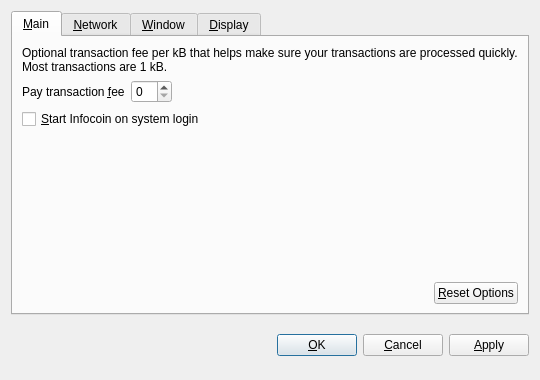
<?xml version="1.0" encoding="UTF-8"?>
<ui version="4.0">
 <class>OptionsDialog</class>
 <widget class="QDialog" name="OptionsDialog">
  <property name="geometry">
   <rect>
    <x>0</x>
    <y>0</y>
    <width>540</width>
    <height>380</height>
   </rect>
  </property>
  <property name="windowTitle">
   <string>Options</string>
  </property>
  <property name="modal">
   <bool>true</bool>
  </property>
  <layout class="QVBoxLayout" name="verticalLayout">
   <item>
    <widget class="QTabWidget" name="tabWidget">
     <property name="tabPosition">
      <enum>QTabWidget::North</enum>
     </property>
     <property name="currentIndex">
      <number>0</number>
     </property>
     <widget class="QWidget" name="tabMain">
      <attribute name="title">
       <string>&amp;Main</string>
      </attribute>
      <layout class="QVBoxLayout" name="verticalLayout_Main">
       <item>
        <widget class="QLabel" name="transactionFeeInfoLabel">
         <property name="text">
          <string>Optional transaction fee per kB that helps make sure your transactions are processed quickly. Most transactions are 1 kB.</string>
         </property>
         <property name="textFormat">
          <enum>Qt::PlainText</enum>
         </property>
         <property name="wordWrap">
          <bool>true</bool>
         </property>
        </widget>
       </item>
       <item>
        <layout class="QHBoxLayout" name="horizontalLayout_1_Main">
         <item>
          <widget class="QLabel" name="transactionFeeLabel">
           <property name="text">
            <string>Pay transaction &amp;fee</string>
           </property>
           <property name="textFormat">
            <enum>Qt::PlainText</enum>
           </property>
           <property name="buddy">
            <cstring>transactionFee</cstring>
           </property>
          </widget>
         </item>
         <item>
          <widget class="BitcoinAmountField" name="transactionFee"/>
         </item>
         <item>
          <spacer name="horizontalSpacer_1_Main">
           <property name="orientation">
            <enum>Qt::Horizontal</enum>
           </property>
           <property name="sizeHint" stdset="0">
            <size>
             <width>40</width>
             <height>20</height>
            </size>
           </property>
          </spacer>
         </item>
        </layout>
       </item>
       <item>
        <widget class="QCheckBox" name="bitcoinAtStartup">
         <property name="toolTip">
          <string>Automatically start Infocoin after logging in to the system.</string>
         </property>
         <property name="text">
          <string>&amp;Start Infocoin on system login</string>
         </property>
        </widget>
       </item>
       <item>
        <spacer name="verticalSpacer_Main">
         <property name="orientation">
          <enum>Qt::Vertical</enum>
         </property>
         <property name="sizeHint" stdset="0">
          <size>
           <width>20</width>
           <height>40</height>
          </size>
         </property>
        </spacer>
       </item>
       <item>
        <layout class="QHBoxLayout" name="horizontalLayout_2_Main">
         <item>
          <spacer name="horizontalSpacer_2_Main">
           <property name="orientation">
            <enum>Qt::Horizontal</enum>
           </property>
           <property name="sizeHint" stdset="0">
            <size>
             <width>40</width>
             <height>20</height>
            </size>
           </property>
          </spacer>
         </item>
         <item>
          <widget class="QPushButton" name="resetButton">
           <property name="toolTip">
            <string>Reset all client options to default.</string>
           </property>
           <property name="text">
            <string>&amp;Reset Options</string>
           </property>
           <property name="autoDefault">
            <bool>false</bool>
           </property>
          </widget>
         </item>
        </layout>
       </item>
      </layout>
     </widget>
     <widget class="QWidget" name="tabNetwork">
      <attribute name="title">
       <string>&amp;Network</string>
      </attribute>
      <layout class="QVBoxLayout" name="verticalLayout_Network">
       <item>
        <widget class="QCheckBox" name="mapPortUpnp">
         <property name="toolTip">
          <string>Automatically open the Infocoin client port on the router. This only works when your router supports UPnP and it is enabled.</string>
         </property>
         <property name="text">
          <string>Map port using &amp;UPnP</string>
         </property>
        </widget>
       </item>
       <item>
        <widget class="QCheckBox" name="connectSocks">
         <property name="toolTip">
          <string>Connect to the Infocoin network through a SOCKS proxy (e.g. when connecting through Tor).</string>
         </property>
         <property name="text">
          <string>&amp;Connect through SOCKS proxy:</string>
         </property>
        </widget>
       </item>
       <item>
        <layout class="QHBoxLayout" name="horizontalLayout_Network">
         <item>
          <widget class="QLabel" name="proxyIpLabel">
           <property name="text">
            <string>Proxy &amp;IP:</string>
           </property>
           <property name="textFormat">
            <enum>Qt::PlainText</enum>
           </property>
           <property name="buddy">
            <cstring>proxyIp</cstring>
           </property>
          </widget>
         </item>
         <item>
          <widget class="QValidatedLineEdit" name="proxyIp">
           <property name="maximumSize">
            <size>
             <width>140</width>
             <height>16777215</height>
            </size>
           </property>
           <property name="toolTip">
            <string>IP address of the proxy (e.g. 127.0.0.1)</string>
           </property>
          </widget>
         </item>
         <item>
          <widget class="QLabel" name="proxyPortLabel">
           <property name="text">
            <string>&amp;Port:</string>
           </property>
           <property name="textFormat">
            <enum>Qt::PlainText</enum>
           </property>
           <property name="buddy">
            <cstring>proxyPort</cstring>
           </property>
          </widget>
         </item>
         <item>
          <widget class="QLineEdit" name="proxyPort">
           <property name="maximumSize">
            <size>
             <width>55</width>
             <height>16777215</height>
            </size>
           </property>
           <property name="toolTip">
            <string>Port of the proxy (e.g. 9050)</string>
           </property>
          </widget>
         </item>
         <item>
          <widget class="QLabel" name="socksVersionLabel">
           <property name="text">
            <string>SOCKS &amp;Version:</string>
           </property>
           <property name="textFormat">
            <enum>Qt::PlainText</enum>
           </property>
           <property name="buddy">
            <cstring>socksVersion</cstring>
           </property>
          </widget>
         </item>
         <item>
          <widget class="QValueComboBox" name="socksVersion">
           <property name="toolTip">
            <string>SOCKS version of the proxy (e.g. 5)</string>
           </property>
          </widget>
         </item>
         <item>
          <spacer name="horizontalSpacer_Network">
           <property name="orientation">
            <enum>Qt::Horizontal</enum>
           </property>
           <property name="sizeHint" stdset="0">
            <size>
             <width>40</width>
             <height>20</height>
            </size>
           </property>
          </spacer>
         </item>
        </layout>
       </item>
       <item>
        <spacer name="verticalSpacer_Network">
         <property name="orientation">
          <enum>Qt::Vertical</enum>
         </property>
         <property name="sizeHint" stdset="0">
          <size>
           <width>20</width>
           <height>40</height>
          </size>
         </property>
        </spacer>
       </item>
      </layout>
     </widget>
     <widget class="QWidget" name="tabWindow">
      <attribute name="title">
       <string>&amp;Window</string>
      </attribute>
      <layout class="QVBoxLayout" name="verticalLayout_Window">
       <item>
        <widget class="QCheckBox" name="minimizeToTray">
         <property name="toolTip">
          <string>Show only a tray icon after minimizing the window.</string>
         </property>
         <property name="text">
          <string>&amp;Minimize to the tray instead of the taskbar</string>
         </property>
        </widget>
       </item>
       <item>
        <widget class="QCheckBox" name="minimizeOnClose">
         <property name="toolTip">
          <string>Minimize instead of exit the application when the window is closed. When this option is enabled, the application will be closed only after selecting Quit in the menu.</string>
         </property>
         <property name="text">
          <string>M&amp;inimize on close</string>
         </property>
        </widget>
       </item>
       <item>
        <spacer name="verticalSpacer_Window">
         <property name="orientation">
          <enum>Qt::Vertical</enum>
         </property>
         <property name="sizeHint" stdset="0">
          <size>
           <width>20</width>
           <height>40</height>
          </size>
         </property>
        </spacer>
       </item>
      </layout>
     </widget>
     <widget class="QWidget" name="tabDisplay">
      <attribute name="title">
       <string>&amp;Display</string>
      </attribute>
      <layout class="QVBoxLayout" name="verticalLayout_Display">
       <item>
        <layout class="QHBoxLayout" name="horizontalLayout_1_Display">
         <item>
          <widget class="QLabel" name="langLabel">
           <property name="text">
            <string>User Interface &amp;language:</string>
           </property>
           <property name="textFormat">
            <enum>Qt::PlainText</enum>
           </property>
           <property name="buddy">
            <cstring>lang</cstring>
           </property>
          </widget>
         </item>
         <item>
          <widget class="QValueComboBox" name="lang">
           <property name="toolTip">
            <string>The user interface language can be set here. This setting will take effect after restarting Infocoin.</string>
           </property>
          </widget>
         </item>
        </layout>
       </item>
       <item>
        <layout class="QHBoxLayout" name="horizontalLayout_2_Display">
         <item>
          <widget class="QLabel" name="unitLabel">
           <property name="text">
            <string>&amp;Unit to show amounts in:</string>
           </property>
           <property name="textFormat">
            <enum>Qt::PlainText</enum>
           </property>
           <property name="buddy">
            <cstring>unit</cstring>
           </property>
          </widget>
         </item>
         <item>
          <widget class="QValueComboBox" name="unit">
           <property name="toolTip">
            <string>Choose the default subdivision unit to show in the interface and when sending coins.</string>
           </property>
          </widget>
         </item>
        </layout>
       </item>
       <item>
        <widget class="QCheckBox" name="displayAddresses">
         <property name="toolTip">
          <string>Whether to show Infocoin addresses in the transaction list or not.</string>
         </property>
         <property name="text">
          <string>&amp;Display addresses in transaction list</string>
         </property>
        </widget>
       </item>
       <item>
        <widget class="QCheckBox" name="coinControlFeatures">
         <property name="toolTip">
          <string>Whether to show coin control features or not.</string>
         </property>
         <property name="text">
          <string>Display coin &amp;control features (experts only!)</string>
         </property>
        </widget>
       </item>
       <item>
        <spacer name="verticalSpacer_Display">
         <property name="orientation">
          <enum>Qt::Vertical</enum>
         </property>
         <property name="sizeHint" stdset="0">
          <size>
           <width>20</width>
           <height>40</height>
          </size>
         </property>
        </spacer>
       </item>
      </layout>
     </widget>
    </widget>
   </item>
   <item>
    <layout class="QHBoxLayout" name="horizontalLayout_Buttons">
     <item>
      <spacer name="horizontalSpacer_1">
       <property name="orientation">
        <enum>Qt::Horizontal</enum>
       </property>
       <property name="sizeHint" stdset="0">
        <size>
         <width>40</width>
         <height>48</height>
        </size>
       </property>
      </spacer>
     </item>
     <item>
      <widget class="QLabel" name="statusLabel">
       <property name="font">
        <font>
         <weight>75</weight>
         <bold>true</bold>
        </font>
       </property>
       <property name="text">
        <string/>
       </property>
       <property name="textFormat">
        <enum>Qt::PlainText</enum>
       </property>
       <property name="wordWrap">
        <bool>true</bool>
       </property>
      </widget>
     </item>
     <item>
      <spacer name="horizontalSpacer_2">
       <property name="orientation">
        <enum>Qt::Horizontal</enum>
       </property>
       <property name="sizeHint" stdset="0">
        <size>
         <width>40</width>
         <height>48</height>
        </size>
       </property>
      </spacer>
     </item>
     <item>
      <widget class="QPushButton" name="okButton">
       <property name="text">
        <string>&amp;OK</string>
       </property>
      </widget>
     </item>
     <item>
      <widget class="QPushButton" name="cancelButton">
       <property name="text">
        <string>&amp;Cancel</string>
       </property>
       <property name="autoDefault">
        <bool>false</bool>
       </property>
      </widget>
     </item>
     <item>
      <widget class="QPushButton" name="applyButton">
       <property name="text">
        <string>&amp;Apply</string>
       </property>
       <property name="autoDefault">
        <bool>false</bool>
       </property>
      </widget>
     </item>
    </layout>
   </item>
  </layout>
 </widget>
 <customwidgets>
  <customwidget>
   <class>BitcoinAmountField</class>
   <extends>QSpinBox</extends>
   <header>bitcoinamountfield.h</header>
  </customwidget>
  <customwidget>
   <class>QValueComboBox</class>
   <extends>QComboBox</extends>
   <header>qvaluecombobox.h</header>
  </customwidget>
  <customwidget>
   <class>QValidatedLineEdit</class>
   <extends>QLineEdit</extends>
   <header>qvalidatedlineedit.h</header>
  </customwidget>
 </customwidgets>
 <resources/>
 <connections/>
</ui>
